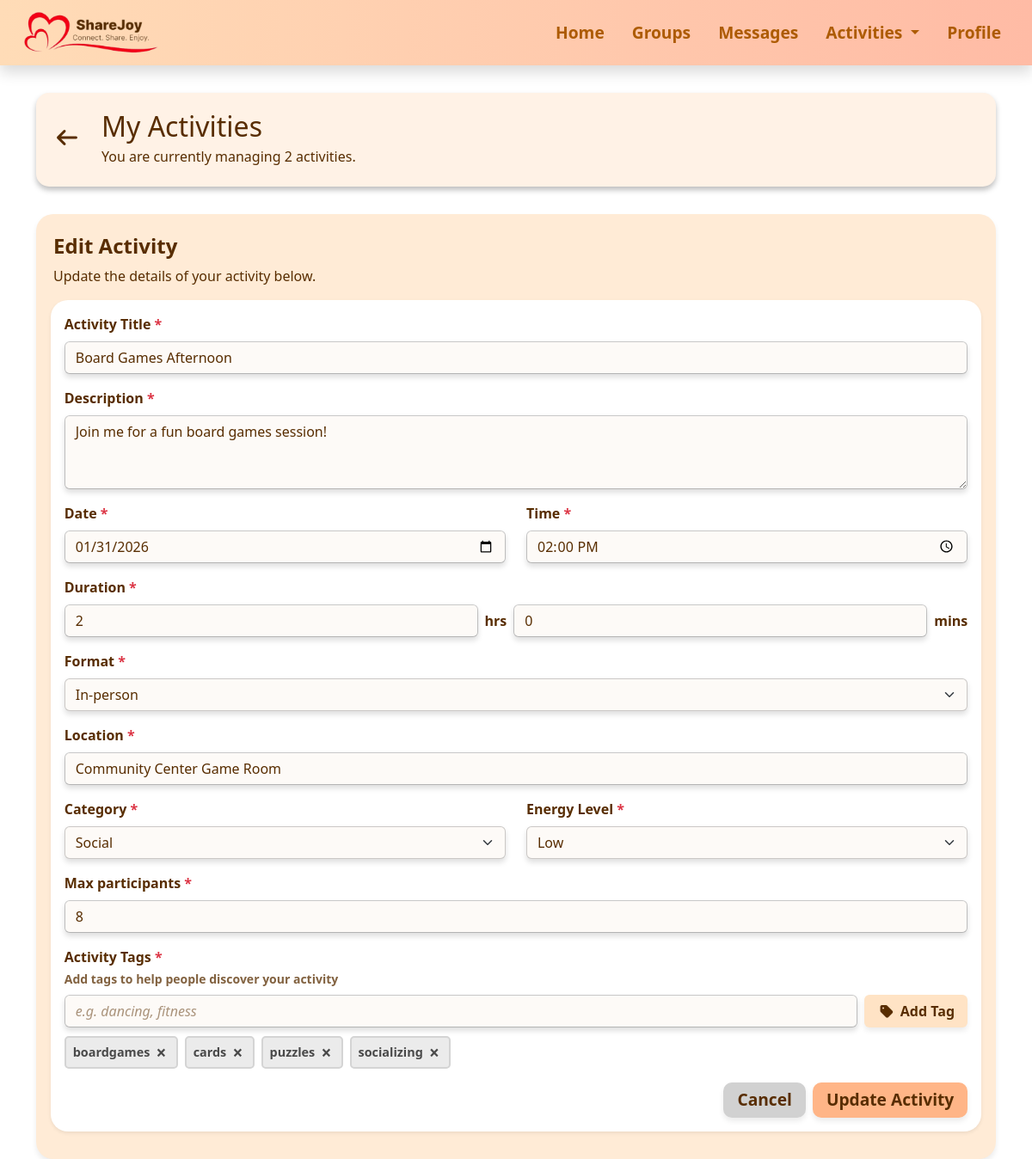
The app's page /activities/edit/1, older data.
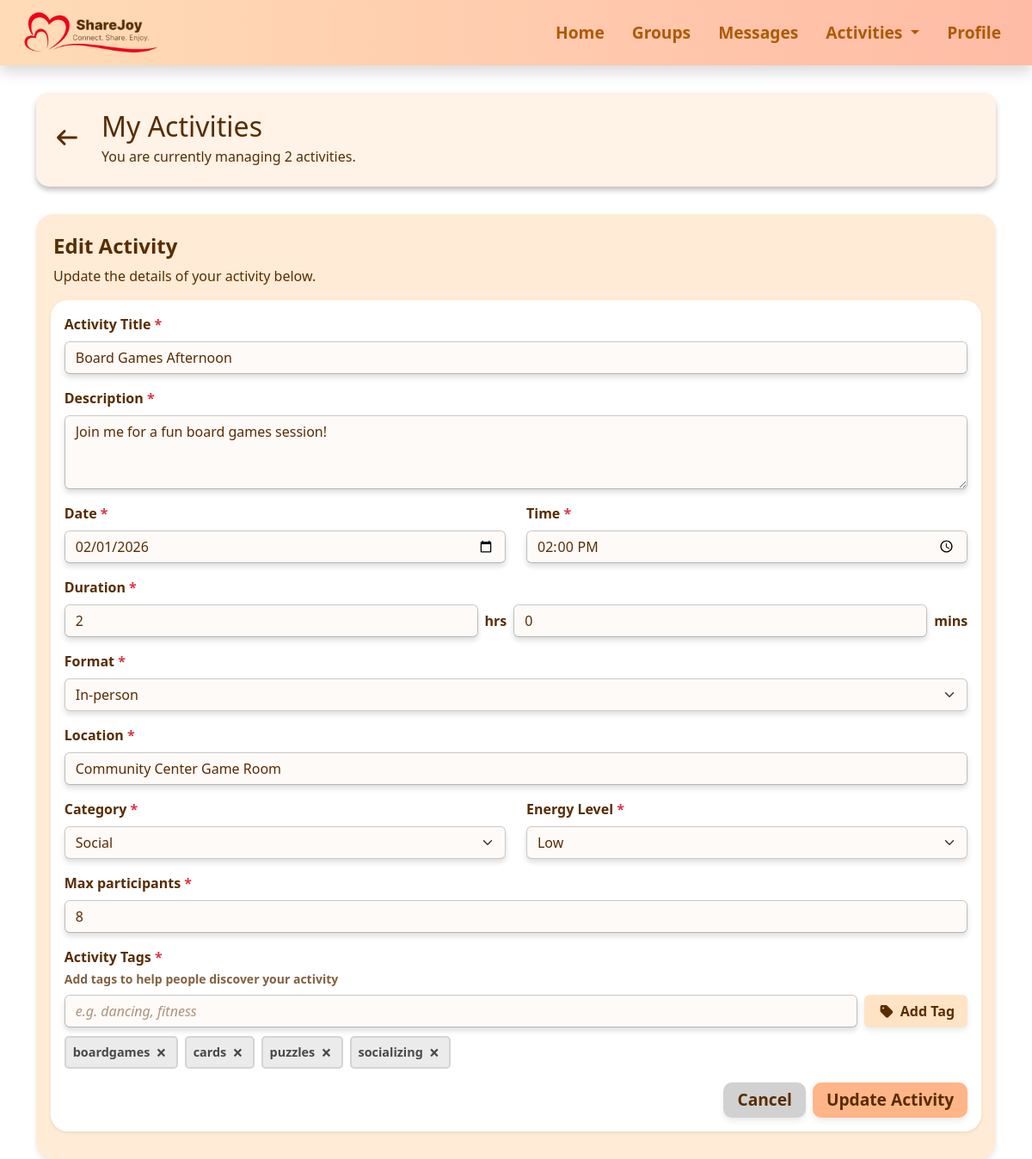
The same page, newer data.
### activities.py (models this page shows)
class Activity(db.Model):
    id = db.Column(db.Integer, primary_key=True)
    name = db.Column(db.String(100))
    description = db.Column(db.Text)
    date = db.Column(db.String(20))
    time = db.Column(db.String(10))
    duration_hours = db.Column(db.Integer)
    duration_minutes = db.Column(db.Integer)
    format_type = db.Column(db.String(20))
    location = db.Column(db.String(100))
    type = db.Column(db.String(50))
    energy = db.Column(db.String(10))
    max_participants = db.Column(db.Integer)
    participants = db.Column(db.Integer)
    tags = db.Column(db.String(200))
    creator = db.Column(db.String(50))
    join_activity = db.Column(db.String(50))

### app.py (the view, shortened to what this page needs)
@app.route('/activities/edit/<int:activity_id>', methods=['GET', 'POST'])
def edit_activity(activity_id):
    activity = Activity.query.get_or_404(activity_id)
    current_user = get_current_user()
    if activity.creator != current_user:
        abort(403)
    tags = activity.tags.split(',') if activity.tags else []
    my_activities_count = Activity.query.filter_by(creator="me").count()
    return render_template(
        'activity_edit.html',
        title="Edit Activity",
        num_activities=my_activities_count,
        activity=activity,
        tags=tags
    )

### app.py (called while the page is built)
def get_current_user():
    return "me"

### templates/activity_edit.html (shortened to what the changed rows need)
{% extends "base.html" %}
{% block extra_css %}
<link rel="stylesheet" href="{{ url_for('static', filename='css/activities.css') }}">
<link rel="stylesheet" href="{{ url_for('static', filename='css/activities_form.css') }}">
<link rel="stylesheet" href="{{ url_for('static', filename='css/activities_edit.css') }}">
{% endblock %}
{% block content %}
<div class="section-box d-flex flex-column flex-md-row justify-content-between align-items-start align-items-md-center">
    <div class="d-flex align-items-center mb-2">
        <div>
            <h1 class="mb-1">My Activities</h1>
        </div>
    </div>
</div>
<div class="container sectionbox1 mx-auto">
    <div class="card-header mx-auto">
        <h2 class="fw-semibold">Edit Activity</h2>
    </div>
    <div class="card shadow-sm sectionbox2 mx-auto">
        <div class="card-body">
            <form method="post">
                <div class="mb-3">
                    <label class="form-label fw-semibold">Activity Title <span class="text-danger">*</span></label>
                    <input type="text" class="form-control" name="name" value="{{ activity.name }}" required>
                </div>
                <div class="mb-3">
                    <label class="form-label fw-semibold">Description <span class="text-danger">*</span></label>
                    <textarea class="form-control" rows="3" name="description"
                        required>{{ activity.description }}</textarea>
                </div>
                <div class="row mb-3">
                    <div class="col-md-6">
                        <label class="form-label fw-semibold">Date <span class="text-danger">*</span></label>
                        <input type="date" name="date" class="form-control" value="{{ activity.date }}" required>
                    </div>
                    <div class="col-md-6">
                        <label class="form-label fw-semibold">Time <span class="text-danger">*</span></label>
                        <input type="time" name="time" class="form-control" value="{{ activity.time }}" required>
                    </div>
                </div>
                <div class="mb-3">
                    <div class="d-flex gap-2 align-items-center">
                        <input type="number" name="duration_hours" class="form-control" min="0" max="23"
                            value="{{ activity.duration_hours }}" required>
                        <span class="fw-semibold formL">hrs</span>
                        <input type="number" name="duration_minutes" class="form-control" min="0" max="59"
                            value="{{ activity.duration_minutes }}" required>
                        <span class="fw-semibold formL">mins</span>
                    </div>
                </div>
                <div class="mb-3">
                    <label class="form-label fw-semibold">Format <span class="text-danger">*</span></label>
                    <select class="form-select" name="format_type" id="format-select" required>
                        <option value="In-Person" {% if activity.format_type=='In-Person' %}selected{% endif %}>
                            In-person
                        </option>
                    </select>
                </div>
                <div class="mb-3" id="location-field" {% if activity.format_type=='In-Person' %}class="show" {% endif
                    %}>
                    <label class="form-label fw-semibold">Location <span class="text-danger">*</span></label>
                    <input type="text" class="form-control" name="location" placeholder="Enter activity location..."
                        value="{{ activity.location }}">
                </div>
                <div class="row mb-3">
                    <div class="col-md-6">
                        <label class="form-label fw-semibold">Category <span class="text-danger">*</span></label>
                        <select class="form-select" name="type" required>
                            {% for category in ['Creative Arts','Social','Learning','Physical','Nature','Technology'] %}
                            <option {% if activity.type==category %}selected{% endif %}>{{ category }}</option>
                            {% endfor %}
                        </select>
                    </div>
                    <div class="col-md-6">
                        <label class="form-label fw-semibold">Energy Level <span class="text-danger">*</span></label>
                        <select class="form-select" name="energy" required>
                            {% for level in ['Low','Medium','High'] %}
                            <option {% if activity.energy==level %}selected{% endif %}>{{ level }}</option>
                            {% endfor %}
                        </select>
                    </div>
                </div>
                <div class="mb-3">
                    <label class="form-label fw-semibold">Max participants <span class="text-danger">*</span></label>
                    <input type="number" name="max_participants" class="form-control" min="2" max="25"
                        value="{{ activity.max_participants }}" required>
                </div>
            </form>
        </div>
    </div>
</div>
{% endblock %}

Row changes from the older to the newer data that the page shows:
changed Activity "Board Games Afternoon": date "01/31/2026" → "02/01/2026"
